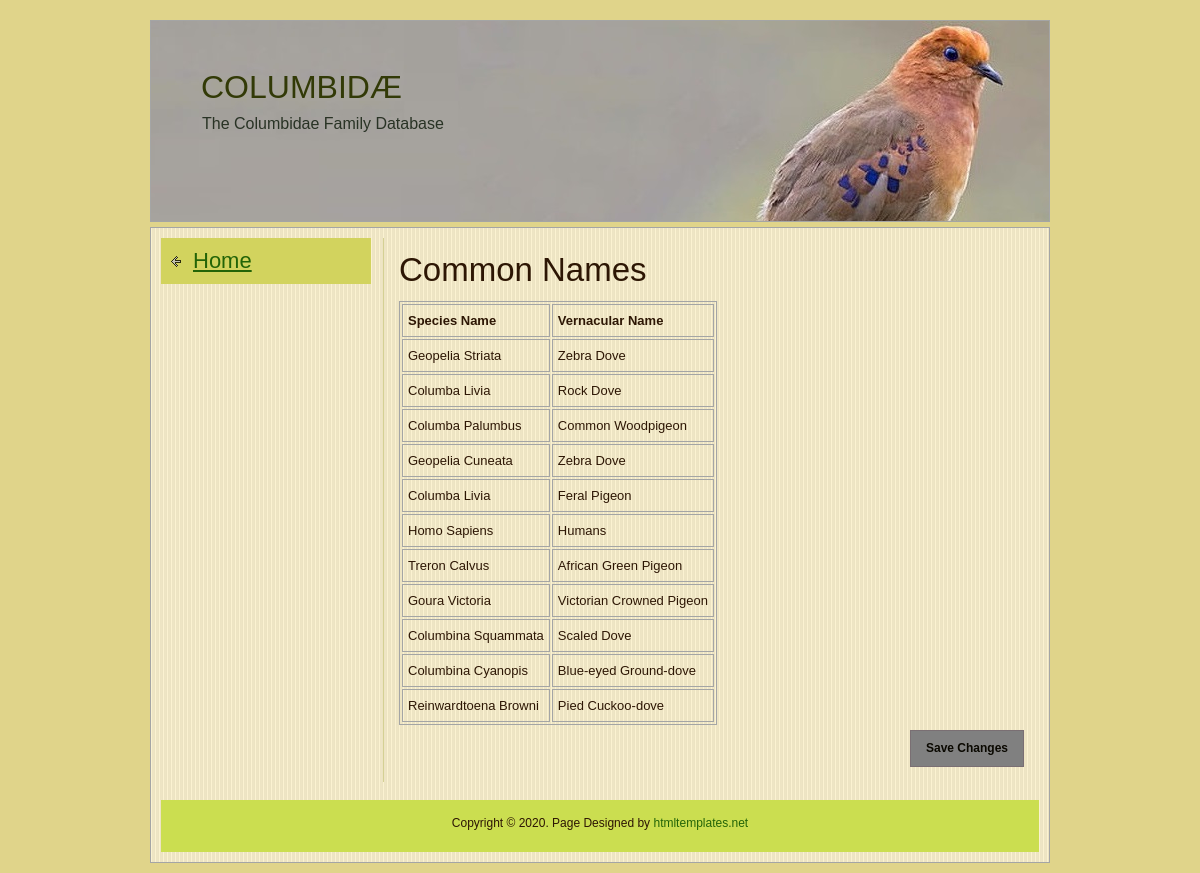
Screenshot of /tables/common_names.php with the database file from the repository.
### tables this page shows
CREATE TABLE `common_names` (
  `SLatinName` varchar(50) NOT NULL,
  `VernacularName` varchar(50) DEFAULT NULL,
  KEY `COMMON_NAMES_ibfk_1` (`SLatinName`),
  CONSTRAINT `COMMON_NAMES_ibfk_1` FOREIGN KEY (`SLatinName`) REFERENCES `species` (`LatinName`) ON DELETE CASCADE ON UPDATE CASCADE
);

### tables/common_names.php (the view, shortened to what this page needs)
<!DOCTYPE html>
<html>
<head>
<link href="../css/style.css" rel="stylesheet" type="text/css">
</head>
<body>
<div id="wrapper">
  <div id="header">
    <div class="top_banner">
      <h1>COLUMBIDÆ</h1>
      <p>The Columbidae Family Database</p>
    </div>
  </div>
  <div id="page_content">
    <div class="left_side_bar back_nav">
      <div class="col_1">
        <h1><a href="../home.php">Home</a></h1>
      </div>
    </div>
    <div class="right_section">
    <?php
      $DB_HOST = $_ENV["DB_HOST"];
      $DB_USERNAME = $_ENV["DB_USERNAME"];
      $DB_PASSWORD = $_ENV["DB_PASSWORD"];
      $DB_DBNAME = $_ENV["DB_DBNAME"];
      $DB_PORT = $_ENV["DB_PORT"];
      $link=mysqli_connect($DB_HOST, $DB_USERNAME, $DB_PASSWORD, $DB_DBNAME, $DB_PORT)
        or die(header("Location: ../error.php"));
      $query = "SELECT * FROM COMMON_NAMES";
      $result = mysqli_query($link, $query)
        or die("<br><b>Query failed</b>");
      echo"<h1>Common Names</h1><nl>";
      echo "<blockquote contenteditable=true>";
      echo "<table>\n";
      echo "<td><b>Species Name</b></td><td><b>Vernacular Name</b></td>";
      while ($line = mysqli_fetch_array($result, MYSQLI_ASSOC))
      {
        echo "\t<tr>\n";
        foreach ($line as $col_value)
        {
          echo "\t\t<td>$col_value</td>\n";
        }
        echo "\t</tr>\n";
      }
      echo "</table>\n";
      echo "</blockquote>";
      ?>
      <p><a onclick="updateTable()" class="btn" id="saveBtn">Save Changes</a></p>
    </div>
    <div id="footer">Copyright &copy; 2020. Page Designed by <a href="http://www.htmltemplates.net" target="_blank">htmltemplates.net</a><br>
    </div>
  </div>
</div>
</body></html>

### css/style.css (style rules this page uses)
html, body, div, span, applet, object, iframe, h1, h2, h3, h4, h5, h6, p, blockquote, pre, a, abbr, acronym, address, big, cite, code, del, dfn, em, font, img, ins, kbd, q, s, samp, small, strike, strong, sub, sup, tt, var, b, u, i, center, dl, dt, dd, ol, ul, li, fieldset, form, label, legend, table, caption, tbody, tfoot, thead, tr, th, td, hr, button { margin:0; padding:0; border:0; outline:0; font-size:100%; vertical-align:baseline; background:none; }
h1, h2, h3, h4, h5, h6, li { line-height:100%; }
blockquote, q { quotes:none; }
body { margin:0px; padding:0px; font-size:13px; line-height:21px; color:#2d1604; background-color:#e0d48a; font-family:Arial, Helvetica, sans-serif; }
h1, h2, h3, h4, h5, h6 { font-weight:normal; }
h1 { font-size:33px; margin-bottom:15px; }
a { color: #236407;text-decoration: underline; }
table,th,td { border:1px solid #a4a5a5; }
tr { margin:0 0 5px 0;padding:3px; }
td { padding:5px;margin:0 1px; }
#wrapper { width:900px; margin:0 auto; padding:20px 0 10px 0; }
#header { padding:0px 0px 5px; }
#header .top_banner { background:url(../images/blue_eyed_dove.jpg) no-repeat left top; height:150px; padding:50px 35px 0 50px; border:#a4a5a5 solid 1px; }
#header h1 { font-size:32px; color:#323A07; margin:0px; padding:0px 0px 10px; }
#header p { font-size:16px; margin-left:1px; color:#293325; }
#page_content { padding:10px; background:url(../images/body.jpg) repeat; border:#a4a5a5 solid 1px; }
#page_content .right_section { width:625px; float:right; padding:15px; border-left:#d4d093 solid 1px; }
a.btn { color:#0a0800; font-size:12px; text-decoration:none; padding:7px 15px 7px 15px; font-weight:bold; display:inline-block; border:#7a6f73 solid 1px; background-color:#bdd92c; }
.left_side_bar { width:210px; float:left; }
.left_side_bar h1 { font-size:22px; padding:12px 0 12px 32px; margin-bottom:5px; color:#1b0400; background:url(../images/arrow.png)#d2d35e no-repeat 10px center; }
.back_nav h1 { font-size:22px; padding:12px 0 12px 32px; margin-bottom:5px; color:#1b0400; background:url(../images/back_arrow.png)#d2d35e no-repeat 10px center; }
.left_side_bar .col_1 { padding:0px 0 20px 0; }
#footer { clear:both; margin-top:18px; padding:15px 0 12px 0; height:25px; text-align:center; font-family:Verdana, Geneva, sans-serif; font-size:12px; line-height:17px; background: #cbde50; }
#footer a { color: #236407; text-decoration:none; }
#saveBtn { margin-top: 5px; float: right; cursor: default; background-color: grey; }

### rows the page displays
common_names: SLatinName "Geopelia Striata", VernacularName "Zebra Dove"
common_names: SLatinName "Columba Livia", VernacularName "Rock Dove"
common_names: SLatinName "Columba Palumbus", VernacularName "Common Woodpigeon"
common_names: SLatinName "Geopelia Cuneata", VernacularName "Zebra Dove"
common_names: SLatinName "Columba Livia", VernacularName "Feral Pigeon"
common_names: SLatinName "Homo Sapiens", VernacularName "Humans"
common_names: SLatinName "Treron Calvus", VernacularName "African Green Pigeon"
common_names: SLatinName "Goura Victoria", VernacularName "Victorian Crowned Pigeon"
common_names: SLatinName "Columbina Squammata", VernacularName "Scaled Dove"
common_names: SLatinName "Columbina Cyanopis", VernacularName "Blue-eyed Ground-dove"
common_names: SLatinName "Reinwardtoena Browni", VernacularName "Pied Cuckoo-dove"
